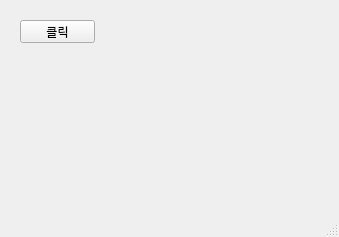
<?xml version="1.0" encoding="UTF-8"?>
<ui version="4.0">
 <class>MainWindow</class>
 <widget class="QMainWindow" name="MainWindow">
  <property name="geometry">
   <rect>
    <x>0</x>
    <y>0</y>
    <width>339</width>
    <height>237</height>
   </rect>
  </property>
  <property name="windowTitle">
   <string>MainWindow</string>
  </property>
  <widget class="QWidget" name="centralwidget">
   <widget class="QPushButton" name="pushButton">
    <property name="geometry">
     <rect>
      <x>20</x>
      <y>20</y>
      <width>75</width>
      <height>23</height>
     </rect>
    </property>
    <property name="text">
     <string>클릭</string>
    </property>
   </widget>
  </widget>
  <widget class="QMenuBar" name="menubar">
   <property name="geometry">
    <rect>
     <x>0</x>
     <y>0</y>
     <width>339</width>
     <height>21</height>
    </rect>
   </property>
  </widget>
  <widget class="QStatusBar" name="statusbar"/>
 </widget>
 <resources/>
 <connections/>
</ui>
